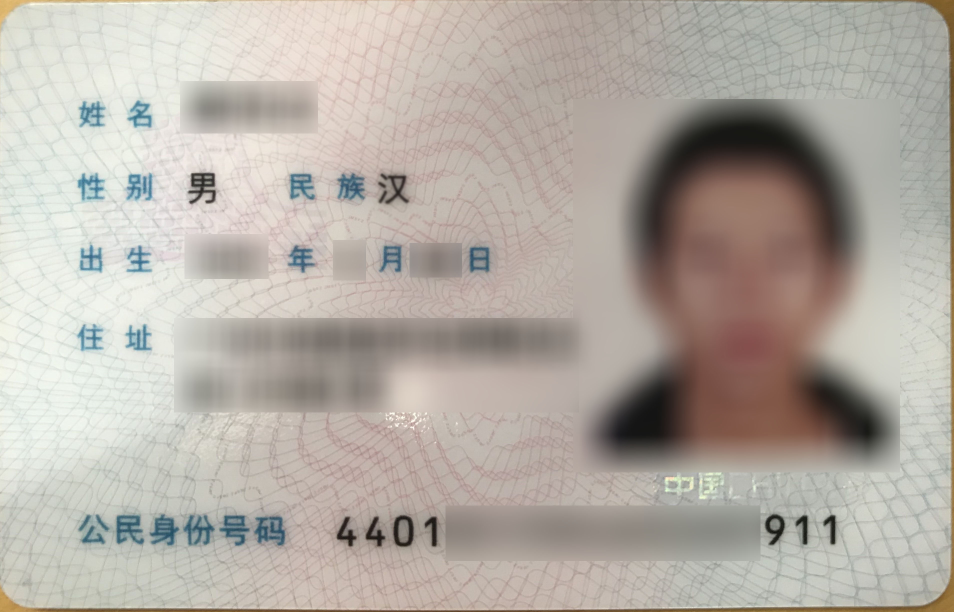
#> input picture mask/idcard_mask.jpg, 3816 x 2448 px (shown at 1/4 size)
$ python test.py   (older library calls are emulated)
#> lines starting #> are read from the running program, lines starting #| are printed output that depends on the picture
### findidcard.py
# -*- coding: utf-8 -*-
import numpy as np
import cv2, time


class findidcard:
    def __init__(self):
        pass
    # img1为身份证模板, img2为需要识别的图像
    def find(self, img2_name):
        print(u'进入身份证模版匹配流程...')
        img1_name = './mask/idcard_mask.jpg'
        MIN_MATCH_COUNT = 10
        img1 = cv2.UMat(cv2.imread(img1_name, 0))  # queryImage in Gray
        img1 = self.img_resize(img1, 640)
        # self.showimg(img1)
        # img1 = idocr.hist_equal(img1)
        img2 = cv2.UMat(cv2.imread(img2_name, 0))  # trainImage in Gray
        # print(img2.get().shape)
        img2 = self.img_resize(img2, 1920)
        # img2 = idocr.hist_equal(img2)
        img_org = cv2.UMat(cv2.imread(img2_name))
        img_org = self.img_resize(img_org, 1920)
        #  Initiate SIFT detector
        t1 = round(time.time() * 1000)

        sift = cv2.xfeatures2d.SIFT_create()
        # find the keypoints and descriptors with SIFT
        kp1, des1 = sift.detectAndCompute(img1, None)
        kp2, des2 = sift.detectAndCompute(img2, None)

        FLANN_INDEX_KDTREE = 0
        index_params = dict(algorithm=FLANN_INDEX_KDTREE, trees=5)
        search_params = dict(checks=10)

        flann = cv2.FlannBasedMatcher(index_params, search_params)
        matches = flann.knnMatch(des1, des2, k=2)

        # store all the good matches as per Lowe's ratio test.
        # 两个最佳匹配之间距离需要大于ratio 0.7,距离过于相似可能是噪声点
        good = []
        for m, n in matches:
            if m.distance < 0.7 * n.distance:
                good.append(m)
        # reshape为(x,y)数组
        if len(good) > MIN_MATCH_COUNT:
            src_pts = np.float32([kp1[m.queryIdx].pt for m in good]).reshape(-1, 1, 2)
            dst_pts = np.float32([kp2[m.trainIdx].pt for m in good]).reshape(-1, 1, 2)
            # 用HomoGraphy计算图像与图像之间映射关系, M为转换矩阵
            M, mask = cv2.findHomography(src_pts, dst_pts, cv2.RANSAC, 5.0)
            # 使用转换矩阵M计算出img1在img2的对应形状
            h, w = cv2.UMat.get(img1).shape
            M_r = np.linalg.inv(M)
            im_r = cv2.warpPerspective(img_org, M_r, (w, h))
            # self.showimg(im_r)
        else:
            print("Not enough matches are found - %d/%d" % (len(good), MIN_MATCH_COUNT))
        t2 = round(time.time() * 1000)
        print(u'查找身份证耗时:%s' % (t2 - t1))
        return im_r

    # [5 lines left out: function showimg, not called in this run]

    def img_resize(self, imggray, dwidth):
        # print 'dwidth:%s' % dwidth
        crop = imggray
        size = crop.get().shape
        height = size[0]
        width = size[1]
        height = height * dwidth / width
        crop = cv2.resize(src=crop, dsize=(dwidth, int(height)), interpolation=cv2.INTER_CUBIC)
        return crop

### recognizeidcard.py
# -*- coding: utf-8 -*-
import re

from PIL import Image
import cv2
import numpy as np
import pytesseract

# windows下需要修改pytesseract中的地址（不一定）
# pytesseract.pytesseract.tesseract_cmd = 'C:\\Program Files (x86)\\Tesseract-OCR\\tesseract.exe'
x = 1280.00 / 3840.00
pixel_x = int(x * 3840)


# print(x, pixel_x)

# mode1：识别所有信息
def idcardocr(imgname, mode=1):
    print(u'进入身份证识别流程...')
    if mode == 1:
        # generate_mask(x)
        img_data_gray, img_org = img_resize_gray(imgname)
        result_dict = dict()
        name_pic = find_name(img_data_gray, img_org)
        # showimg(name_pic)
        # print 'name'
        result_dict['name'] = get_name(name_pic)
        # print result_dict['name']

        sex_pic = find_sex(img_data_gray, img_org)
        # showimg(sex_pic)
        # print 'sex'
        result_dict['sex'] = get_sex(sex_pic)
        # print result_dict['sex']

        nation_pic = find_nation(img_data_gray, img_org)
        # showimg(nation_pic)
        # print 'nation'
        result_dict['nation'] = get_nation(nation_pic)
        # print result_dict['nation']

        address_pic = find_address(img_data_gray, img_org)
        # showimg(address_pic)
        # print 'address'
        result_dict['address'] = get_address(address_pic)
        # print result_dict['address']

        idnum_pic = find_idnum(img_data_gray, img_org)
        # showimg(idnum_pic)
        # print 'idnum'
        result_dict['idnum'], result_dict['birth'] = get_idnum_and_birth(idnum_pic)
        # print result_dict['idnum']
    else:
        print(u"模式选择错误！")
    # showimg(img_data_gray)
    return result_dict


# idcardocr里面resize以高度为依据, 用于get部分
def img_resize(imggray, dheight):
    # print 'dheight:%s' % dheight
    crop = imggray
    size = crop.get().shape
    height = size[0]
    width = size[1]
    width = width * dheight / height
    crop = cv2.resize(src=crop, dsize=(int(width), dheight), interpolation=cv2.INTER_CUBIC)
    return crop


def img_resize_gray(imgorg):
    # imgorg = cv2.imread(imgname)
    crop = imgorg
    size = cv2.UMat.get(crop).shape
    # print size
    height = size[0]
    width = size[1]
    # 参数是根据3840调的
    height = int(height * 3840 * x / width)
    # print height
    crop = cv2.resize(src=crop, dsize=(int(3840 * x), height), interpolation=cv2.INTER_CUBIC)
    return hist_equal(cv2.cvtColor(crop, cv2.COLOR_BGR2GRAY)), crop


def find_name(crop_gray, crop_org):
    template = cv2.UMat(cv2.imread('./mask/name_mask_%s.jpg' % pixel_x, 0))
    # showimg(crop_org)
    w, h = cv2.UMat.get(template).shape[::-1]
    res = cv2.matchTemplate(crop_gray, template, cv2.TM_CCOEFF_NORMED)
    min_val, max_val, min_loc, max_loc = cv2.minMaxLoc(res)
    # print(max_loc)
    top_left = (max_loc[0] + w, max_loc[1] - int(20 * x))
    bottom_right = (top_left[0] + int(700 * x), top_left[1] + int(300 * x))
    result = cv2.UMat.get(crop_org)[top_left[1] - 10:bottom_right[1], top_left[0] - 10:bottom_right[0]]
    cv2.rectangle(crop_gray, top_left, bottom_right, 255, 2)
    # showimg(result)
    return cv2.UMat(result)


# [66 lines left out: functions find_sex, find_nation, find_address, find_idnum, showimg, not called in this run]


# psm model:
#  0    Orientation and script detection (OSD) only.
#  1    Automatic page segmentation with OSD.
#  2    Automatic page segmentation, but no OSD, or OCR.
#  3    Fully automatic page segmentation, but no OSD. (Default)
#  4    Assume a single column of text of variable sizes.
#  5    Assume a single uniform block of vertically aligned text.
#  6    Assume a single uniform block of text.
#  7    Treat the image as a single text line.
#  8    Treat the image as a single word.
#  9    Treat the image as a single word in a circle.
#  10    Treat the image as a single character.
#  11    Sparse text. Find as much text as possible in no particular order.
#  12    Sparse text with OSD.
#  13    Raw line. Treat the image as a single text line,
# 			bypassing hacks that are Tesseract-specific

def get_name(img):
    #    cv2.imshow("method3", img)
    #    cv2.waitKey()
    # print('name')
    _, _, red = cv2.split(img)  # split 会自动将UMat转换回Mat
    red = cv2.UMat(red)
    red = hist_equal(red)
    red = cv2.adaptiveThreshold(red, 255, cv2.ADAPTIVE_THRESH_MEAN_C, cv2.THRESH_BINARY, 151, 50)
    #    red = cv2.medianBlur(red, 3)
    red = img_resize(red, 150)
    img = img_resize(img, 150)
    # [5 lines of commented-out code are left out]
    return get_result_vary_length(red, 'chi_sim', img, '--psm 7')
    # return punc_filter(pytesseract.image_to_string(img, lang='chi_sim', config='-psm 13').replace(" ",""))


# [110 lines left out: functions get_sex, get_nation, get_address, get_idnum_and_birth, get_result_fix_length, not called in this run]


def get_result_vary_length(red, langset, org_img, custom_config=''):
    red_org = red
    # cv2.fastNlMeansDenoising(red, red, 4, 7, 35)
    rec, red = cv2.threshold(red, 127, 255, cv2.THRESH_BINARY_INV)
    image, contours, hierarchy = cv2.findContours(red, cv2.RETR_TREE, cv2.CHAIN_APPROX_SIMPLE)
    # print(len(contours))
    # 描边一次可以减少噪点
    cv2.drawContours(red, contours, -1, (255, 255, 255), 1)
    color_img = cv2.cvtColor(red, cv2.COLOR_GRAY2BGR)
    numset_contours = []
    height_list = []
    width_list = []
    for cnt in contours:
        x, y, w, h = cv2.boundingRect(cnt)
        height_list.append(h)
        # print(h,w)
        width_list.append(w)
    height_list.remove(max(height_list))
    width_list.remove(max(width_list))
    height_threshold = 0.70 * max(height_list)
    width_threshold = 1.4 * max(width_list)
    # print('height_threshold:'+str(height_threshold)+'width_threshold:'+str(width_threshold))
    big_rect = []
    for cnt in contours:
        x, y, w, h = cv2.boundingRect(cnt)
        if h > height_threshold and w < width_threshold:
            # print(h,w)
            numset_contours.append((x, y, w, h))
            big_rect.append((x, y))
            big_rect.append((x + w, y + h))
    big_rect_nparray = np.array(big_rect, ndmin=3)
    x, y, w, h = cv2.boundingRect(big_rect_nparray)
    # imgrect = cv2.rectangle(color_img, (x, y), (x + w, y + h), (0, 255, 0), 2)
    # showimg(imgrect)
    # showimg(cv2.UMat.get(org_img)[y:y + h, x:x + w])

    result_string = ''
    result_string += pytesseract.image_to_string(cv2.UMat.get(red_org)[y - 10:y + h + 10, x - 10:x + w + 10],
                                                 lang=langset,
                                                 config=custom_config)
    # [6 lines of commented-out code are left out]
    return punc_filter(result_string)


# [9 lines left out: function punc_filter, not called in this run]


# 这里使用直方图拉伸，不是直方图均衡
def hist_equal(img):
    # [5 lines of commented-out code are left out]
    image = img.get()  # UMat to Mat
    # result = cv2.equalizeHist(image)
    lut = np.zeros(256, dtype=image.dtype)  # 创建空的查找表
    # lut = np.zeros(256)
    hist = cv2.calcHist([image],  # 计算图像的直方图
                        [0],  # 使用的通道
                        None,  # 没有使用mask
                        [256],  # it is a 1D histogram
                        [0, 256])
    minBinNo, maxBinNo = 0, 255
    # 计算从左起第一个不为0的直方图柱的位置
    for binNo, binValue in enumerate(hist):
        if binValue != 0:
            minBinNo = binNo
            break
    # 计算从右起第一个不为0的直方图柱的位置
    for binNo, binValue in enumerate(reversed(hist)):
        if binValue != 0:
            maxBinNo = 255 - binNo
            break
    # print minBinNo, maxBinNo
    # 生成查找表
    for i, v in enumerate(lut):
        if i < minBinNo:
            lut[i] = 0
        elif i > maxBinNo:
            lut[i] = 255
        else:
            lut[i] = int(255.0 * (i - minBinNo) / (maxBinNo - minBinNo) + 0.5)
    # 计算,调用OpenCV cv2.LUT函数,参数 image --  输入图像，lut -- 查找表
    # print lut
    result = cv2.LUT(image, lut)
    # print type(result)
    # showimg(result)
    return cv2.UMat(result)

### test.py
# -*- coding: utf-8 -*-
# import idcardocr
import findidcard
import recognizeidcard


def process(img_name):
    try:
        idfind = findidcard.findidcard()
        idcard_img = idfind.find(img_name)
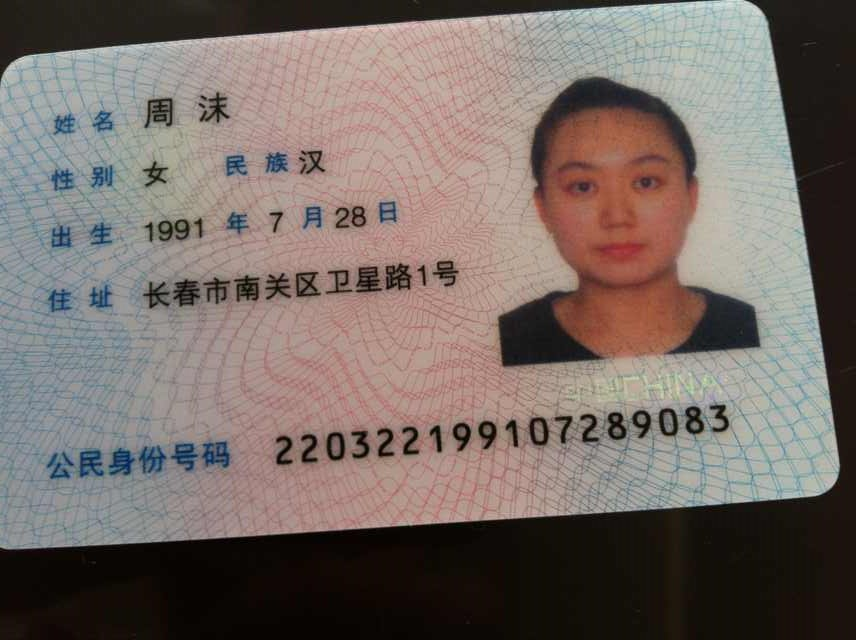
#> input picture testimages/1.jpg, 856 x 640 px
#> in find, `kp1, des1 = sift.detectAndCompute(img1, None)`: kp1 = 591 keypoints; strongest (x, y, size): (136, 123, 12.6), (557, 348, 4.9), (559, 362, 2.7), (434, 282, 36.7)
#> in find, `kp2, des2 = sift.detectAndCompute(img2, None)`: kp2 = 3992 keypoints; strongest (x, y, size): (1199, 751, 105.4), (1148, 953, 15.6), (986, 1007, 8.5), (1308, 936, 8.5)
#> in find, `matches = flann.knnMatch(des1, des2, k=2)`: matches = 591 matches
#> after the loop in find, `for m, n in matches:`: good = 63 matches
#> in find, `src_pts = np.float32([kp1[m.queryIdx].pt for m in good]).reshape(-1, 1..`: src_pts = 63 rows, first 8: [14.57, 404.4], [55.24, 122], [55.24, 122], [55.67, 171.5], [57.1, 361.6], [58.78, 346.6], [60.42, 225.7], [61.12, 75.9]
#> in find, `dst_pts = np.float32([kp2[m.trainIdx].pt for m in good]).reshape(-1, 1..`: dst_pts = 63 rows, first 8: [54.66, 137.2], [124.4, 397.3], [124.4, 397.3], [121.2, 526.8], [118.2, 1067.7], [123.4, 1021.6], [484.8, 243], [484.8, 243]
#> in find, `M, mask = cv2.findHomography(src_pts, dst_pts, cv2.RANSAC, 5.0)`: M = [[2.64, -0.0842, -15.75], [-0.215, 2.39, 102.4], [-1.82e-05, -0.000288, 1]]; mask = 63 values, max 1 at index 1, min 0 at index 0, mean 0.73
#> in find, `M_r = np.linalg.inv(M)`: M_r = [[0.379, 0.0139, 4.55], [0.0334, 0.414, -41.92], [1.65e-05, 0.00012, 0.988]]
        result_dict = recognizeidcard.idcardocr(idcard_img, 1)
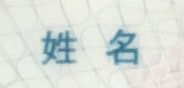
#> input picture mask/name_mask_1280.jpg, 184 x 88 px
#> in find_name, `min_val, max_val, min_loc, max_loc = cv2.minMaxLoc(res)`: min_val = -0.298; max_val = 0.912; min_loc = (917, 222); max_loc = (65, 106)
#> in find_name, `top_left = (max_loc[0] + w, max_loc[1] - int(20 * x))`: top_left = (249, 100)
#> in find_name, `bottom_right = (top_left[0] + int(700 * x), top_left[1] + int(300 * x))`: bottom_right = (482, 200)
#> in find_name, `result = cv2.UMat.get(crop_org)[top_left[1] - 10:bottom_right[1], top_..`:
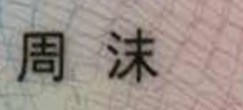
#> result: shape (110, 243, 3); mean of channels 0, 1, 2 137, 143.6, 155.2; drawn as B, G, R
        result_dict['error'] = 0
    except Exception as e:
        result_dict = {'error': 1}
        print(e)
    return result_dict


if __name__ == '__main__':
    idcardimagepath = 'testimages/1.jpg'
#> (the run stopped early here; a loop or call above may not have finished)
